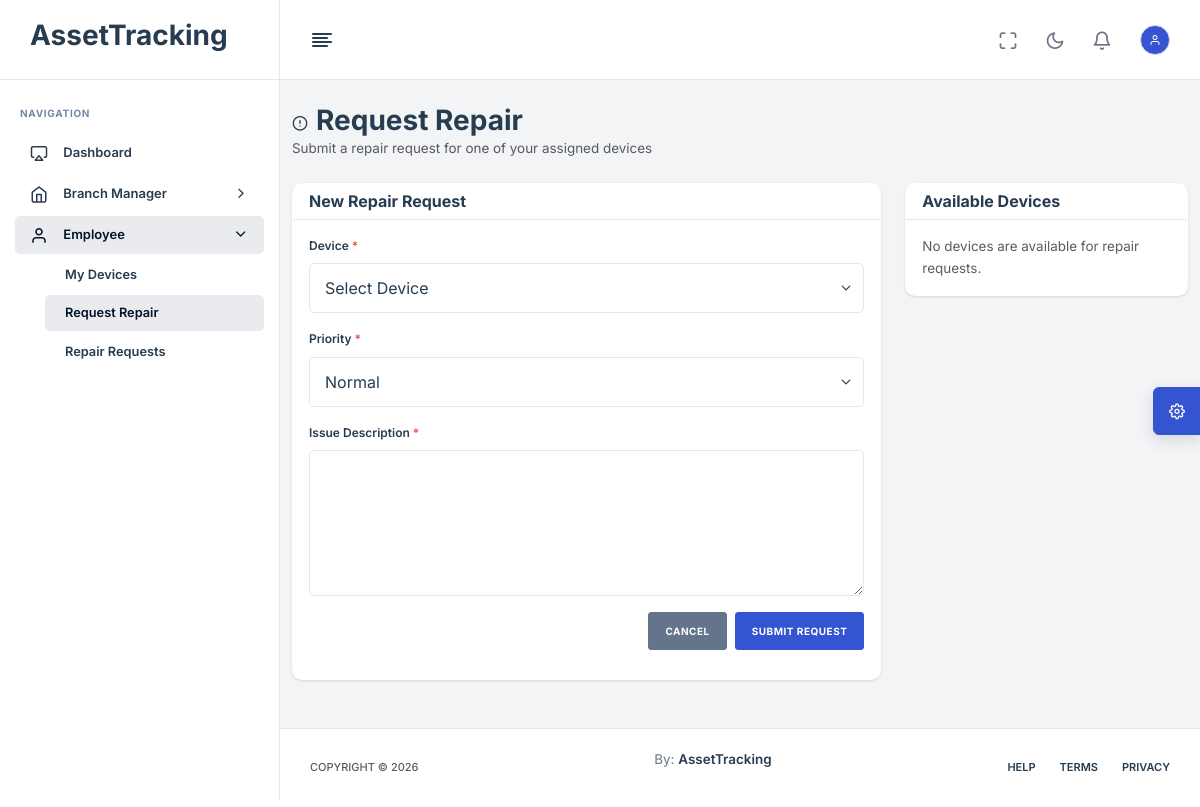
Before: /employee/request-repair/ (signed in) with the older database file.
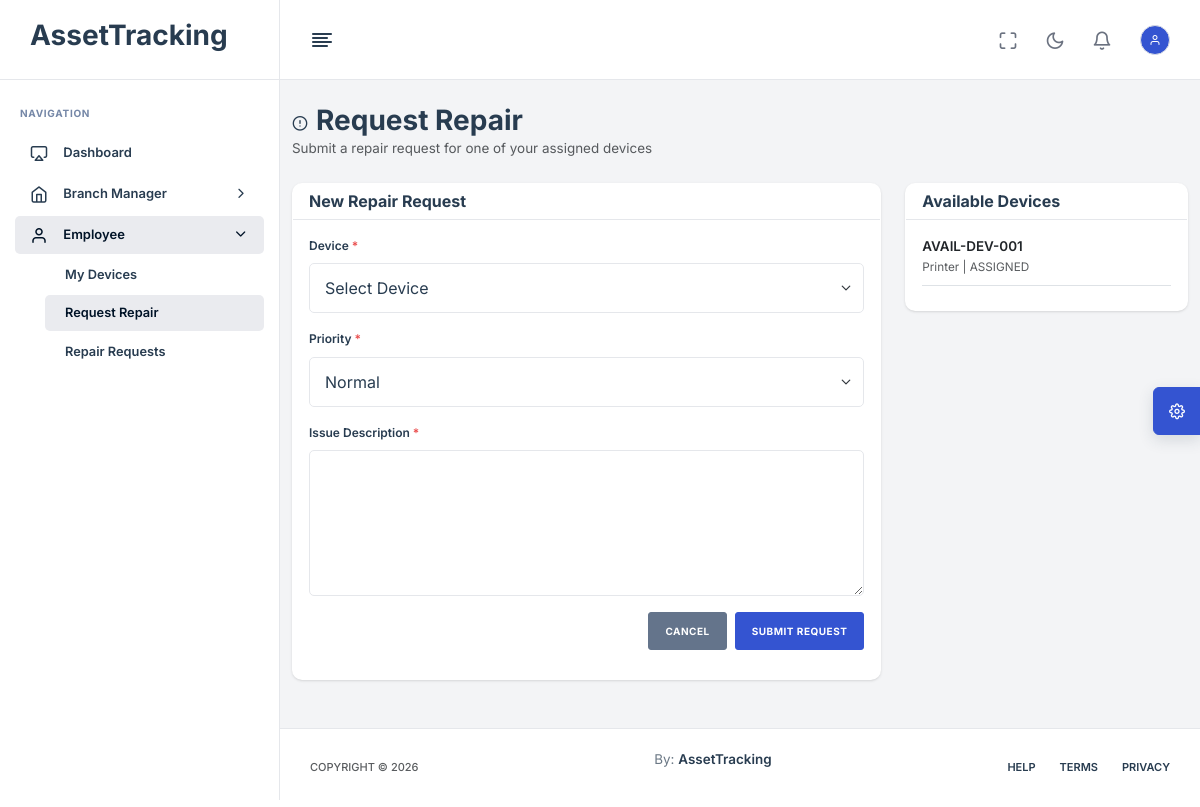
After: the same page with the newer database file.
### App/models.py (models this page shows, shortened)
class SoftDeleteModel(models.Model):
    is_deleted = models.BooleanField(default=False)
    deleted_at = models.DateTimeField(null=True, blank=True)
    deleted_by = models.ForeignKey(
        settings.AUTH_USER_MODEL,
        null=True,
        blank=True,
        on_delete=models.SET_NULL,
        related_name="%(class)s_deleted_records",
    )
    deletion_reason = models.TextField(blank=True)
    class Meta:
        abstract = True

class Device(SoftDeleteModel):
    STATUS_CHOICES = [
        ('AVAILABLE', 'Available'),
        ('ASSIGNED', 'Assigned'),
        ('PENDING_RETURN', 'Pending Return'),
        ('IN_REPAIR', 'In Repair'),
        ('COMPLETED', 'Completed'),
        ('REPAIRED', 'Repaired'),
        ('MISSING', 'Missing'),
        ('RETIRED', 'Retired'),
        ('DECOMMISSIONED', 'Decommissioned'),
    ]
    LOCATION_CHOICES = [
        ('HEAD_OFFICE', 'Head Office'),
        ('BRANCH', 'Branch'),
        ('EMPLOYEE', 'Employee'),
        ('TECHNICIAN', 'Head Office / Technician'),
    ]
    device_type = models.CharField(max_length=50)
    brand = models.CharField(max_length=100)
    model = models.CharField(max_length=100)
    serial_number = models.CharField(max_length=100, unique=True)
    company_tag = models.CharField(max_length=100, unique=True)  # QR / Barcode
    purchase_date = models.DateField(null=True, blank=True)
    warranty_expiry = models.DateField(null=True, blank=True)
    status = models.CharField(max_length=20, choices=STATUS_CHOICES, default='AVAILABLE')
    assigned_employee = models.ForeignKey('Employee', null=True, blank=True, on_delete=models.SET_NULL)
    assigned_branch = models.ForeignKey('Branch', null=True, blank=True, on_delete=models.SET_NULL)
    location_type = models.CharField(max_length=20, choices=LOCATION_CHOICES, default='HEAD_OFFICE')
    current_location = models.CharField(max_length=255, default="Head Office")
    condition_notes = models.TextField(blank=True)
    registered_at = models.DateTimeField(auto_now_add=True)
    decommissioned_at = models.DateTimeField(null=True, blank=True)
    decommissioned_by = models.ForeignKey(
        settings.AUTH_USER_MODEL,
        null=True,
        blank=True,
        on_delete=models.SET_NULL,
        related_name="decommissioned_devices",
    )
    decommission_reason = models.CharField(max_length=255, blank=True)
    decommission_notes = models.TextField(blank=True)
    previous_status_before_decommission = models.CharField(max_length=20, blank=True)
    last_location_before_decommission = models.CharField(max_length=255, blank=True)

### App/views.py (the view)
# urls.py: path("employee/request-repair/", employee_request_repair, name="employee_request_repair"),
@login_required
@role_required("HEAD_OFFICE", "BRANCH_MANAGER", "TECHNICIAN", "EMPLOYEE")
def employee_request_repair(request):
    employee = _employee_for_user(request.user)
    devices = Device.objects.filter(assigned_employee=employee, is_deleted=False).exclude(status__in=["RETIRED", "MISSING", "DECOMMISSIONED"]) if employee else Device.objects.none()
    if employee:
        open_device_ids = RepairRequest.objects.filter(
            employee=employee,
            status__in=["PENDING", "APPROVED", "IN_PROGRESS"],
        ).values_list("device_id", flat=True)
        devices = devices.exclude(id__in=open_device_ids)
    return render(request, "Employee/RequestRepair.html", {"employee": employee, "devices": devices})

### App/views.py (called while the page is built)
def _employee_for_user(user):
    return Employee.objects.select_related("branch", "department").filter(user=user).first()

### templates/Employee/RequestRepair.html (shortened to what this page needs)
{% extends 'base.html' %}
{% load static %}
{% block content %}
<div class="container-fluid py-4">
    <div class="row mb-4">
        <div class="col-12">
            <h1 class="h3 mb-0"><i class="feather-alert-circle me-2"></i>Request Repair</h1>
            <p class="text-muted mb-0">Submit a repair request for one of your assigned devices</p>
        </div>
    </div>
    <div class="row">
        <div class="col-lg-8">
            <div class="card">
                <div class="card-header"><h5 class="card-title mb-0">New Repair Request</h5></div>
                <form id="requestRepairForm" class="card-body">
                    <div class="mb-3">
                        <label class="form-label">Device <span class="text-danger">*</span></label>
                        <select class="form-select" id="deviceId" required>
                            <option value="">Select Device</option>
                        </select>
                    </div>
                    <div class="mb-3">
                        <label class="form-label">Priority <span class="text-danger">*</span></label>
                        <select class="form-select" id="priority" required>
                            <option value="NORMAL">Normal</option>
                        </select>
                    </div>
                    <div class="mb-3">
                        <label class="form-label">Issue Description <span class="text-danger">*</span></label>
                        <textarea class="form-control" id="issueDescription" rows="5" required></textarea>
                    </div>
                    <div class="d-flex justify-content-end gap-2">
                        <a class="btn btn-secondary" href="{% url 'employee_repair_requests' %}">Cancel</a>
                        <button type="submit" class="btn btn-primary">Submit Request</button>
                    </div>
                </form>
            </div>
        </div>
        <div class="col-lg-4">
            <div class="card">
                <div class="card-header"><h5 class="card-title mb-0">Available Devices</h5></div>
                <div class="card-body">
                    {% for device in devices %}
                    <div class="border-bottom pb-2 mb-2">
                        <strong>{{ device.company_tag }}</strong>
                        <div class="small text-muted">{{ device.device_type }} | {{ device.status }}</div>
                    </div>
                    {% empty %}
                    <p class="text-muted mb-0">No devices are available for repair requests.</p>
                    {% endfor %}
                </div>
            </div>
        </div>
    </div>
</div>
{% endblock %}

Changed rows visible on the page:
now on this page (row edited): Device: company_tag "AVAIL-DEV-001", device_type "Printer", status "ASSIGNED"
Other visible differences:
text no longer shown: "No devices are available for repair requests."
